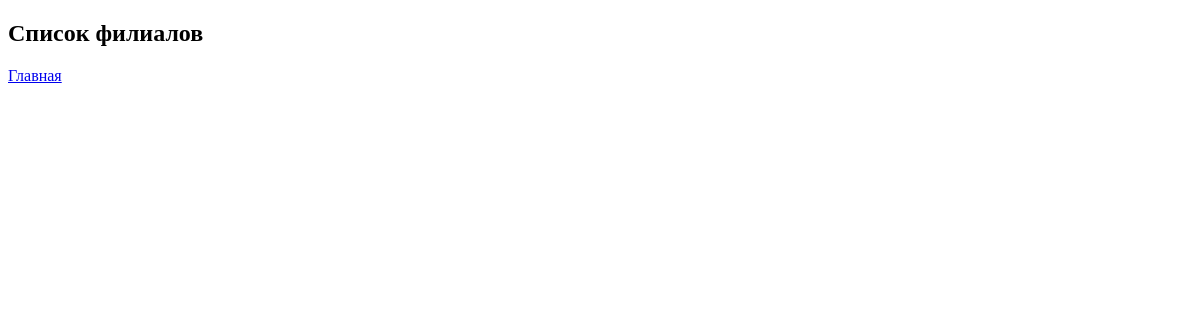
Page /filials on the earlier database version.
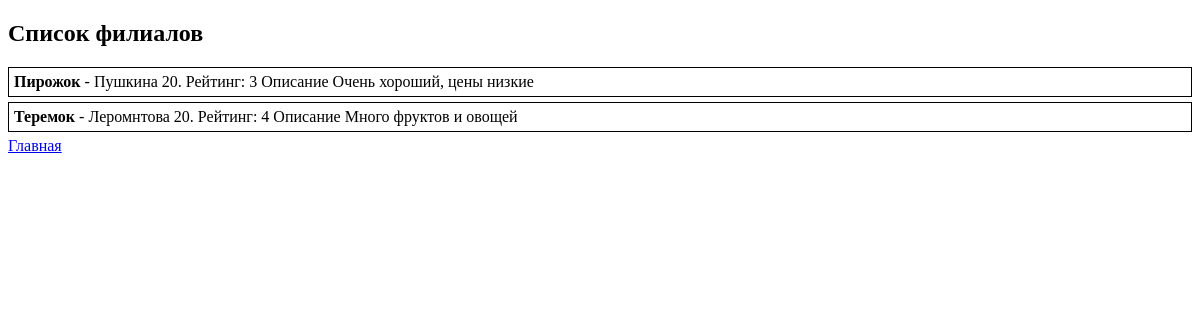
Same page on the later database version.
### core/models.py (models this page shows, shortened)
class Filial(models.Model):
    name = models.CharField(max_length=200, verbose_name='Название')
    address = models.CharField(max_length=200, verbose_name='Адрес')
    text = models.TextField(null=True, blank=True, verbose_name='Описание')
    rating = models.IntegerField(default=1, verbose_name='Рейтинг')
    class Meta:
        verbose_name = 'Филиал'
        verbose_name_plural = 'Филиалы'

### core/views.py (the view)
# urls.py: path('filials', filials),
def filials(request):
    filials_list = Filial.objects.all()
    context = {'filials_list': filials_list}
    return render(request, 'filials.html', context)

### templates/filials.html (shortened to what this page needs)
<!DOCTYPE html>
<html lang="en">
<head>
</head>
<body>
<h2>Список филиалов</h2>
{% for filial in filials_list %}
<div style="border: 1px solid black; margin-bottom: 5px; padding: 5px">
    <b>{{ filial.name }}</b> - {{ filial.address }}. Рейтинг: {{ filial.rating }} Описание {{ filial.text }}
</div>
{% endfor %}
<a href="/">Главная</a>
</body>
</html>

Differences in the rows shown:
added Filial: name "Пирожок", address "Пушкина 20", rating "3", text "Очень хороший, цены низкие"
added Filial: name "Теремок", address "Леромнтова 20", rating "4", text "Много фруктов и овощей"
